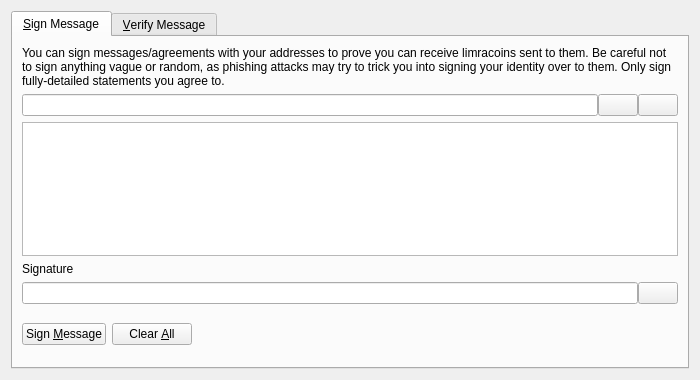
<?xml version="1.0" encoding="UTF-8"?>
<ui version="4.0">
 <class>SignVerifyMessageDialog</class>
 <widget class="QDialog" name="SignVerifyMessageDialog">
  <property name="geometry">
   <rect>
    <x>0</x>
    <y>0</y>
    <width>700</width>
    <height>380</height>
   </rect>
  </property>
  <property name="windowTitle">
   <string>Signatures - Sign / Verify a Message</string>
  </property>
  <property name="modal">
   <bool>true</bool>
  </property>
  <layout class="QVBoxLayout" name="verticalLayout">
   <item>
    <widget class="QTabWidget" name="tabWidget">
     <property name="currentIndex">
      <number>0</number>
     </property>
     <widget class="QWidget" name="tabSignMessage">
      <attribute name="title">
       <string>&amp;Sign Message</string>
      </attribute>
      <layout class="QVBoxLayout" name="verticalLayout_SM">
       <item>
        <widget class="QLabel" name="infoLabel_SM">
         <property name="text">
          <string>You can sign messages/agreements with your addresses to prove you can receive limracoins sent to them. Be careful not to sign anything vague or random, as phishing attacks may try to trick you into signing your identity over to them. Only sign fully-detailed statements you agree to.</string>
         </property>
         <property name="textFormat">
          <enum>Qt::PlainText</enum>
         </property>
         <property name="wordWrap">
          <bool>true</bool>
         </property>
        </widget>
       </item>
       <item>
        <layout class="QHBoxLayout" name="horizontalLayout_1_SM">
         <property name="spacing">
          <number>0</number>
         </property>
         <item>
          <widget class="QValidatedLineEdit" name="addressIn_SM">
           <property name="toolTip">
            <string>The Limracoin address to sign the message with</string>
           </property>
          </widget>
         </item>
         <item>
          <widget class="QPushButton" name="addressBookButton_SM">
           <property name="toolTip">
            <string>Choose previously used address</string>
           </property>
           <property name="text">
            <string/>
           </property>
           <property name="icon">
            <iconset resource="../limracoin.qrc">
             <normaloff>:/icons/address-book</normaloff>:/icons/address-book</iconset>
           </property>
           <property name="shortcut">
            <string>Alt+A</string>
           </property>
           <property name="autoDefault">
            <bool>false</bool>
           </property>
          </widget>
         </item>
         <item>
          <widget class="QPushButton" name="pasteButton_SM">
           <property name="toolTip">
            <string>Paste address from clipboard</string>
           </property>
           <property name="text">
            <string/>
           </property>
           <property name="icon">
            <iconset resource="../limracoin.qrc">
             <normaloff>:/icons/editpaste</normaloff>:/icons/editpaste</iconset>
           </property>
           <property name="shortcut">
            <string>Alt+P</string>
           </property>
           <property name="autoDefault">
            <bool>false</bool>
           </property>
          </widget>
         </item>
        </layout>
       </item>
       <item>
        <widget class="QPlainTextEdit" name="messageIn_SM">
         <property name="toolTip">
          <string>Enter the message you want to sign here</string>
         </property>
        </widget>
       </item>
       <item>
        <widget class="QLabel" name="signatureLabel_SM">
         <property name="text">
          <string>Signature</string>
         </property>
         <property name="textFormat">
          <enum>Qt::PlainText</enum>
         </property>
        </widget>
       </item>
       <item>
        <layout class="QHBoxLayout" name="horizontalLayout_2_SM">
         <property name="spacing">
          <number>0</number>
         </property>
         <item>
          <widget class="QLineEdit" name="signatureOut_SM">
           <property name="font">
            <font>
             <italic>true</italic>
            </font>
           </property>
           <property name="readOnly">
            <bool>true</bool>
           </property>
          </widget>
         </item>
         <item>
          <widget class="QPushButton" name="copySignatureButton_SM">
           <property name="toolTip">
            <string>Copy the current signature to the system clipboard</string>
           </property>
           <property name="text">
            <string/>
           </property>
           <property name="icon">
            <iconset resource="../limracoin.qrc">
             <normaloff>:/icons/editcopy</normaloff>:/icons/editcopy</iconset>
           </property>
           <property name="autoDefault">
            <bool>false</bool>
           </property>
          </widget>
         </item>
        </layout>
       </item>
       <item>
        <layout class="QHBoxLayout" name="horizontalLayout_3_SM">
         <item>
          <widget class="QPushButton" name="signMessageButton_SM">
           <property name="toolTip">
            <string>Sign the message to prove you own this Limracoin address</string>
           </property>
           <property name="text">
            <string>Sign &amp;Message</string>
           </property>
           <property name="icon">
            <iconset resource="../limracoin.qrc">
             <normaloff>:/icons/edit</normaloff>:/icons/edit</iconset>
           </property>
           <property name="autoDefault">
            <bool>false</bool>
           </property>
          </widget>
         </item>
         <item>
          <widget class="QPushButton" name="clearButton_SM">
           <property name="toolTip">
            <string>Reset all sign message fields</string>
           </property>
           <property name="text">
            <string>Clear &amp;All</string>
           </property>
           <property name="icon">
            <iconset resource="../limracoin.qrc">
             <normaloff>:/icons/remove</normaloff>:/icons/remove</iconset>
           </property>
           <property name="autoDefault">
            <bool>false</bool>
           </property>
          </widget>
         </item>
         <item>
          <spacer name="horizontalSpacer_1_SM">
           <property name="orientation">
            <enum>Qt::Horizontal</enum>
           </property>
           <property name="sizeHint" stdset="0">
            <size>
             <width>40</width>
             <height>48</height>
            </size>
           </property>
          </spacer>
         </item>
         <item>
          <widget class="QLabel" name="statusLabel_SM">
           <property name="font">
            <font>
             <weight>75</weight>
             <bold>true</bold>
            </font>
           </property>
           <property name="text">
            <string/>
           </property>
           <property name="wordWrap">
            <bool>true</bool>
           </property>
          </widget>
         </item>
         <item>
          <spacer name="horizontalSpacer_2_SM">
           <property name="orientation">
            <enum>Qt::Horizontal</enum>
           </property>
           <property name="sizeHint" stdset="0">
            <size>
             <width>40</width>
             <height>48</height>
            </size>
           </property>
          </spacer>
         </item>
        </layout>
       </item>
      </layout>
     </widget>
     <widget class="QWidget" name="tabVerifyMessage">
      <attribute name="title">
       <string>&amp;Verify Message</string>
      </attribute>
      <layout class="QVBoxLayout" name="verticalLayout_VM">
       <item>
        <widget class="QLabel" name="infoLabel_VM">
         <property name="text">
          <string>Enter the receiver's address, message (ensure you copy line breaks, spaces, tabs, etc. exactly) and signature below to verify the message. Be careful not to read more into the signature than what is in the signed message itself, to avoid being tricked by a man-in-the-middle attack. Note that this only proves the signing party receives with the address, it cannot prove sendership of any transaction!</string>
         </property>
         <property name="textFormat">
          <enum>Qt::PlainText</enum>
         </property>
         <property name="alignment">
          <set>Qt::AlignLeading|Qt::AlignLeft|Qt::AlignTop</set>
         </property>
         <property name="wordWrap">
          <bool>true</bool>
         </property>
        </widget>
       </item>
       <item>
        <layout class="QHBoxLayout" name="horizontalLayout_1_VM">
         <property name="spacing">
          <number>0</number>
         </property>
         <item>
          <widget class="QValidatedLineEdit" name="addressIn_VM">
           <property name="toolTip">
            <string>The Limracoin address the message was signed with</string>
           </property>
          </widget>
         </item>
         <item>
          <widget class="QPushButton" name="addressBookButton_VM">
           <property name="toolTip">
            <string>Choose previously used address</string>
           </property>
           <property name="text">
            <string/>
           </property>
           <property name="icon">
            <iconset resource="../limracoin.qrc">
             <normaloff>:/icons/address-book</normaloff>:/icons/address-book</iconset>
           </property>
           <property name="shortcut">
            <string>Alt+A</string>
           </property>
           <property name="autoDefault">
            <bool>false</bool>
           </property>
          </widget>
         </item>
        </layout>
       </item>
       <item>
        <widget class="QPlainTextEdit" name="messageIn_VM"/>
       </item>
       <item>
        <widget class="QValidatedLineEdit" name="signatureIn_VM"/>
       </item>
       <item>
        <layout class="QHBoxLayout" name="horizontalLayout_2_VM">
         <item>
          <widget class="QPushButton" name="verifyMessageButton_VM">
           <property name="toolTip">
            <string>Verify the message to ensure it was signed with the specified Limracoin address</string>
           </property>
           <property name="text">
            <string>Verify &amp;Message</string>
           </property>
           <property name="icon">
            <iconset resource="../limracoin.qrc">
             <normaloff>:/icons/transaction_0</normaloff>:/icons/transaction_0</iconset>
           </property>
           <property name="autoDefault">
            <bool>false</bool>
           </property>
          </widget>
         </item>
         <item>
          <widget class="QPushButton" name="clearButton_VM">
           <property name="toolTip">
            <string>Reset all verify message fields</string>
           </property>
           <property name="text">
            <string>Clear &amp;All</string>
           </property>
           <property name="icon">
            <iconset resource="../limracoin.qrc">
             <normaloff>:/icons/remove</normaloff>:/icons/remove</iconset>
           </property>
           <property name="autoDefault">
            <bool>false</bool>
           </property>
          </widget>
         </item>
         <item>
          <spacer name="horizontalSpacer_1_VM">
           <property name="orientation">
            <enum>Qt::Horizontal</enum>
           </property>
           <property name="sizeHint" stdset="0">
            <size>
             <width>40</width>
             <height>48</height>
            </size>
           </property>
          </spacer>
         </item>
         <item>
          <widget class="QLabel" name="statusLabel_VM">
           <property name="font">
            <font>
             <weight>75</weight>
             <bold>true</bold>
            </font>
           </property>
           <property name="text">
            <string/>
           </property>
           <property name="wordWrap">
            <bool>true</bool>
           </property>
          </widget>
         </item>
         <item>
          <spacer name="horizontalSpacer_2_VM">
           <property name="orientation">
            <enum>Qt::Horizontal</enum>
           </property>
           <property name="sizeHint" stdset="0">
            <size>
             <width>40</width>
             <height>48</height>
            </size>
           </property>
          </spacer>
         </item>
        </layout>
       </item>
      </layout>
     </widget>
    </widget>
   </item>
  </layout>
 </widget>
 <customwidgets>
  <customwidget>
   <class>QValidatedLineEdit</class>
   <extends>QLineEdit</extends>
   <header>qt/qvalidatedlineedit.h</header>
  </customwidget>
 </customwidgets>
 <resources>
  <include location="../limracoin.qrc"/>
 </resources>
 <connections/>
</ui>
